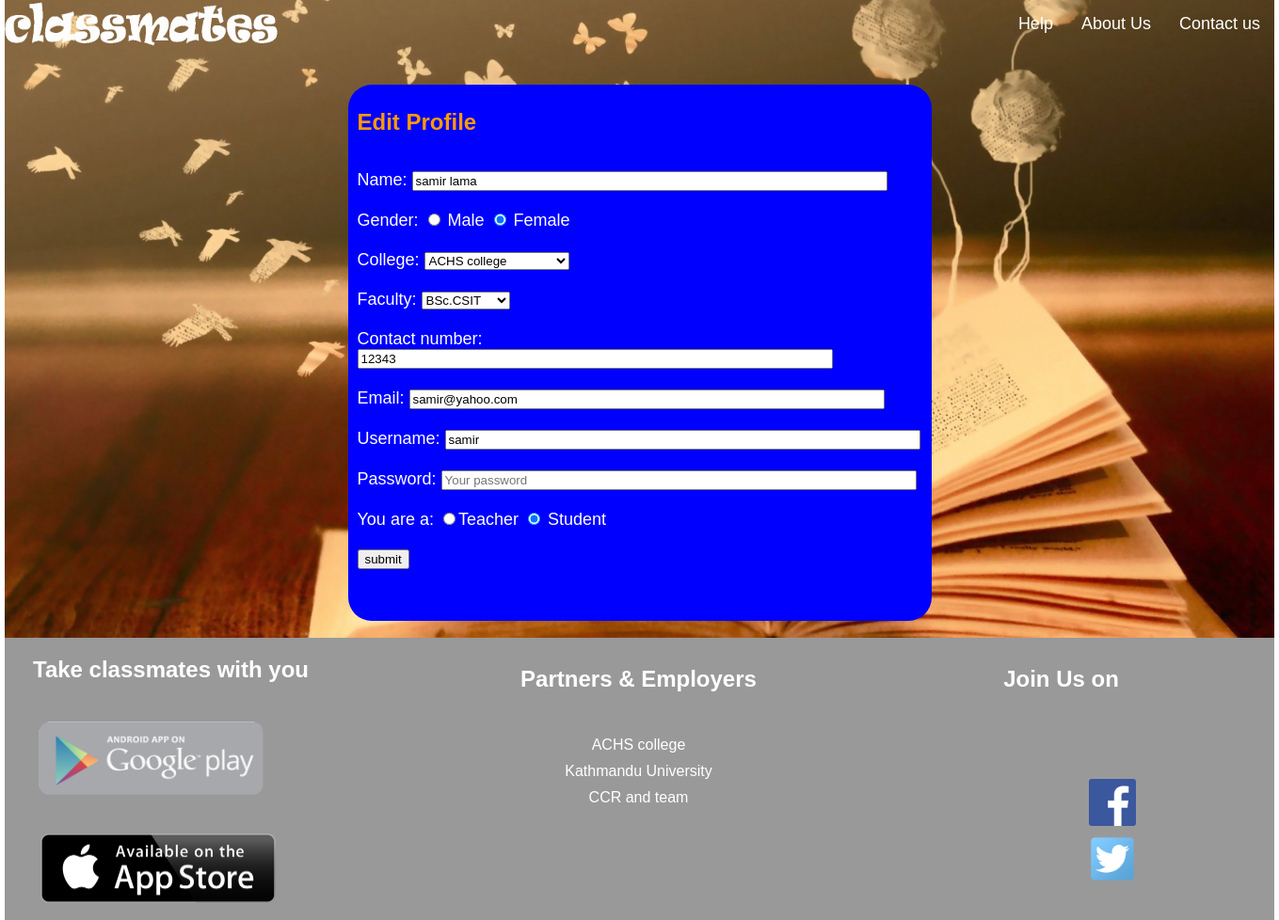
The app's page /editprofile.php (signed in) with its own data.
### tables this page shows
CREATE TABLE IF NOT EXISTS `tbl_user` (
  `id` int(11) NOT NULL,
  `type` enum('student','teacher') NOT NULL,
  `fullname` varchar(100) NOT NULL,
  `email` varchar(100) NOT NULL,
  `username` varchar(100) NOT NULL,
  `password` varchar(100) NOT NULL,
  `Gender` enum('male','female') NOT NULL,
  `college` varchar(100) NOT NULL,
  `faculty` varchar(100) NOT NULL,
  `phone` int(11) NOT NULL,
  `image` varchar(100) NOT NULL
);

### editprofile.php (the view, shortened to what this page needs)
<?php
$userid = $_SESSION['user_id'];
$q="SELECT * FROM tbl_user WHERE id='$userid'";
$result = mysql_query($q);
$row = mysql_fetch_array($result);
?>
<!DOCTYPE html PUBLIC "-//W3C//DTD XHTML 1.0 Transitional//EN" "http://www.w3.org/TR/xhtml1/DTD/xhtml1-transitional.dtd">
<html xmlns="http://www.w3.org/1999/xhtml">
<head>
<link href="css/joinus.css" type="text/css" rel="stylesheet" />
</head>
<body>
<div class="wrapper">
		<?php include('include/header.php'); ?>
	<div class="login">
		<h1>Edit Profile</h1>
 		<form class="registration" name="registration" method="POST" action="editprofileaction.php" enctype="multipart/form-data">
		<br />Name:  <input type="text" name="fullname" id="fullname" size="60" maxlength="60" value="<?php echo $row['fullname']; ?>" placeholder="Your name" required>
     	<br /><br />Gender: <input type="radio" name="gender" id="gender1" value="Male" checked="checked"> Male <input type="radio" name="gender" id="gender2" value="Female" checked="checked"	> Female
      	<br /><br />College: <select name="college">
        <option selected><?php echo $row['college']; ?></option>
        </select>
        <br /><br />Faculty:
         <select name="faculty">
        <option selected><?php echo $row['faculty']; ?></option>
        </select>
       <br /><br />Contact number:  <input type="text" name="phone" id="phone" size="60" maxlength="15" value="<?php echo $row['phone']; ?>" placeholder="Your Phone no">
      	<br /><br />Email:   <input type="email" name="email" id="email" size="60" maxlength="50" value="<?php echo $row['email']; ?>" placeholder="Your email" required>
         <br /><br />Username:  <input type="text" name="username" id="username" size="60" maxlength="20" value="<?php echo $row['username']; ?>" placeholder="Your username" required>
          <br /><br />Password:   <input type="password" name="password" id="password" size="60" maxlength="20" value="" placeholder="Your password" required>
           <br /><br />You are a:   <input type="radio" name="member" id="member1" value="Teacher" checked="checked">Teacher <input type="radio" name="member" id="memeber2" value="Student" checked="checked"required	> Student
<br /><br /> <input type="submit" value="submit"  required/>
</form>
</div>
<br clear="all" />
      <?php include('include/footer.php') ?>
</div>
</body>
</html>

### css/joinus.css (style rules this page uses)
body { margin:0px; padding:0px; font-family:Tahoma, Geneva, sans-serif; }
.wrapper { height:700px; width:1349px; margin:0 auto; background-image:url(../images/background.jpg); background-position:center; background-size:cover; background-repeat:no-repeat; }
.login { height:550px; width:600px; margin:0 auto; font-family:Arial, Helvetica, sans-serif; font-size:18px; color:#FFF; background-color:#00F; padding:10px; border:thick #000 2px; border-radius: 25px; margin-top:30px; }
.login h1 { color:#F90; font-size:24px; }

### records on screen
tbl_user: fullname "samir lama", college "ACHS college", faculty "BSc.CSIT", phone "12343", email "samir@yahoo.com", username "samir"
